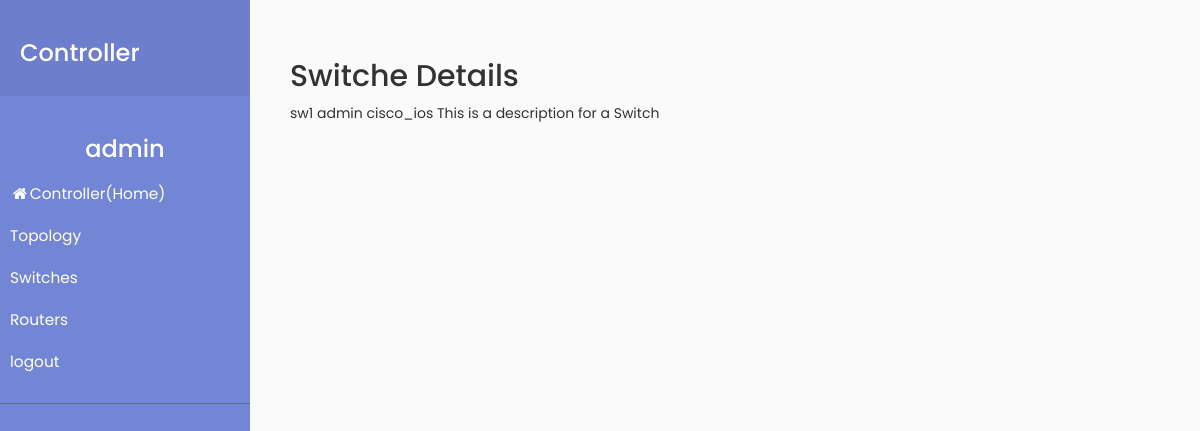
The app's page /layer2/sw1/details (signed in), older data.
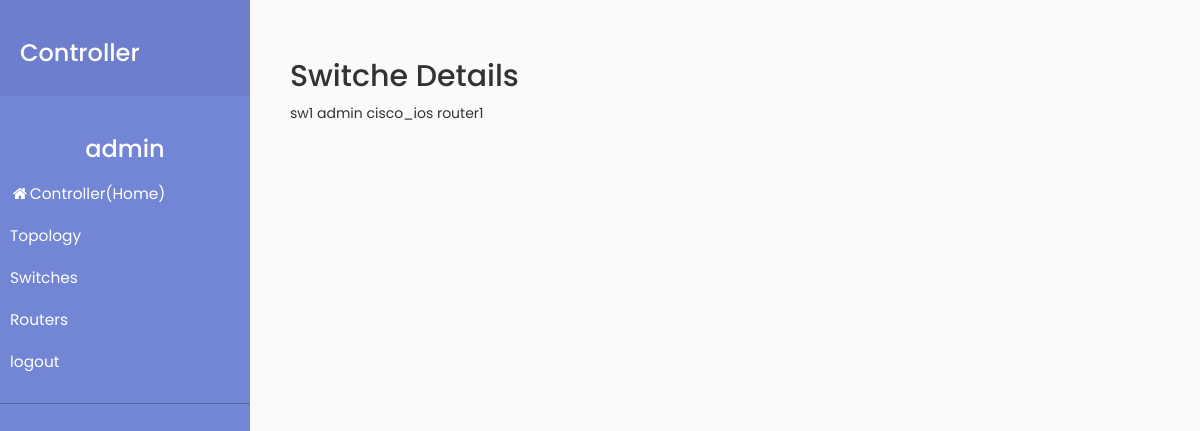
The same page, newer data.
### layer2/models.py (models this page shows)
class Device(models.Model):
    username = models.CharField(max_length=30)
    hostname = models.CharField(max_length=30)
    password = models.CharField(max_length=30)
    device_type = models.CharField(max_length=30)
    description = models.CharField(max_length=100)

### layer2/views.py (the view)
# urls.py: path('<str:hostname>/details', views.device_detail_view, name='device_detail'),
def device_detail_view(request, hostname):
    device = get_object_or_404(Switch, hostname=hostname)
    return render(request, 'layer2/deviceDetail.html', {'device': device})

### layer2/templates/layer2/deviceDetail.html
{% extends 'base.html' %}
{% block content %}
    <h2>Switche Details</h2>
    {% block deviceDetails %}
        <div>
        {{ device.hostname }}
        {{ device.username }}
        {{ device.device_type }}
        {{ device.description }}
        </div>
    {% endblock %}
{% endblock %}

### templates/base.html (shortened to what this page needs)
{% load staticfiles %} {% load static %}
<!DOCTYPE html>
<html>
<head>
    <link rel="stylesheet" href="https://maxcdn.bootstrapcdn.com/bootstrap/3.3.7/css/bootstrap.min.css">
    <link rel="stylesheet" href="{% static 'css/main.css' %}">
    <link rel="stylesheet" href="https://cdnjs.cloudflare.com/ajax/libs/malihu-custom-scrollbar-plugin/3.1.5/jquery.mCustomScrollbar.min.css">
    <link rel="stylesheet" href="https://cdnjs.cloudflare.com/ajax/libs/font-awesome/4.7.0/css/font-awesome.min.css">
</head>
<body>
    <div class="wrapper">
        {% include 'sidebar.html' %}
        <div id="content">
            {% block content%} {% endblock %}
        </div>
    </div>
</body>
</html>

### templates/sidebar.html (shortened to what this page needs)
<nav id="sidebar">
    <div class="sidebar-header">
        <h3>Controller</h3>
    </div>
    <ul class="list-unstyled components">
        {% if user.is_authenticated %}
        <h3 class="user">{{ user.username }}</h3>
        <li>
            <a href="{% url 'dashboard' %}"><i class="fa fa-fw fa-home"></i>Controller(Home)</a>
        </li>
        <li>
            <a href="{% url 'mytopology' %}">Topology</a>
        </li>
        <li>
            <a href="{% url 'device_list_view' %}">Switches</a>
            <a href="#routers" data-toggle="collapse" aria-expanded="false">Routers</a>
        </li>
        <li>
            <a href="{% url 'logout' %}">logout</a> {% endif %}
        </li>
    </ul>
</nav>

### static/css/main.css (style rules this page uses)
body { font-family: 'Poppins', sans-serif; background: #fafafa; }
a, a:hover, a:focus { color: inherit; text-decoration: none; transition: all 0.3s; }
.wrapper { display: flex; width: 100%; }
#sidebar { width: 250px; position: fixed; top: 0; left: 0; height: 100vh; z-index: 999; background: #7386D5; color: #fff; transition: all 0.3s; }
#sidebar .sidebar-header { padding: 20px; background: #6d7fcc; }
#sidebar ul.components { padding: 20px 0; border-bottom: 1px solid #47748b; }
#sidebar ul li a { padding: 10px; font-size: 1.1em; display: block; }
a[data-toggle="collapse"] { position: relative; }
#content { width: calc(100% - 250px); padding: 40px; min-height: 100vh; transition: all 0.3s; position: absolute; top: 0; right: 0; }
.user { text-align: center; }

Row changes from the older to the newer data that the page shows:
changed Device "sw1": description "This is a description for a Switch" → "router1"
